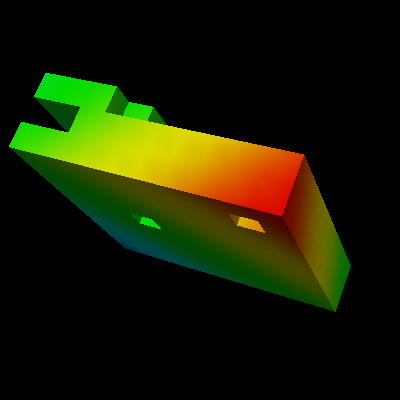

Reproduce this figure in Python.
#!/usr/bin/env python

# Demonstrate structured grid blanking with vtkDataSetSurfaceFilter,
# blanking specific cells and verifying visible surface polygons.

# Factory overrides
import vtkmodules.vtkInteractionStyle  # noqa: F401
import vtkmodules.vtkRenderingFreeType  # noqa: F401
import vtkmodules.vtkRenderingOpenGL2  # noqa: F401

from vtkmodules.vtkCommonCore import (
    vtkDoubleArray,
    vtkPoints,
)
from vtkmodules.vtkCommonDataModel import vtkStructuredGrid
from vtkmodules.vtkFiltersGeometry import vtkDataSetSurfaceFilter
from vtkmodules.vtkRenderingCore import (
    vtkActor,
    vtkDataSetMapper,
    vtkRenderWindow,
    vtkRenderWindowInteractor,
    vtkRenderer,
)

# Grid dimensions
xlim = 10
ylim = 10
zlim = 3

# Create structured grid
sg = vtkStructuredGrid()
sg.SetExtent(0, xlim, 0, ylim, 0, zlim)

# Set point coordinates
points = vtkPoints()
for z in range(0, zlim + 1):
    for y in range(0, ylim + 1):
        for x in range(0, xlim + 1):
            points.InsertNextPoint(x, y, z)
sg.SetPoints(points)

# Set scalar array
scalars = vtkDoubleArray()
scalars.SetNumberOfComponents(1)
scalars.SetName("Xcoord")
for z in range(0, zlim + 1):
    for y in range(0, ylim + 1):
        for x in range(0, xlim + 1):
            scalars.InsertNextValue(x + y + z)
sg.GetPointData().SetScalars(scalars)

# Blank specific cells
num_cells = sg.GetNumberOfCells()
if 11 < num_cells:
    sg.BlankCell(11)
if 64 < num_cells:
    sg.BlankCell(64)
if 164 < num_cells:
    sg.BlankCell(164)
for c in range(180, 261):
    if c < sg.GetNumberOfCells():
        sg.BlankCell(c)

# Extract surface
dsf = vtkDataSetSurfaceFilter()
dsf.SetInputData(sg)
dsf.Update()

# Render
mapper = vtkDataSetMapper()
mapper.SetInputData(sg)
mapper.SetScalarRange(scalars.GetRange())

actor = vtkActor()
actor.SetMapper(mapper)

renderer = vtkRenderer()
renderer.AddActor(actor)

render_window = vtkRenderWindow()
render_window.SetSize(400, 400)
render_window.AddRenderer(renderer)
render_window.SetWindowName("structuredgrid blanking")

# Set camera to view blanked cells
cam = renderer.GetActiveCamera()
cam.SetClippingRange(14.0456, 45.4716)
cam.SetFocalPoint(5, 5, 1.5)
cam.SetPosition(-19.0905, -6.73006, -6.37738)
cam.SetViewUp(-0.400229, 0.225459, 0.888248)

interactor = vtkRenderWindowInteractor()
interactor.SetRenderWindow(render_window)

render_window.Render()
interactor.Start()
